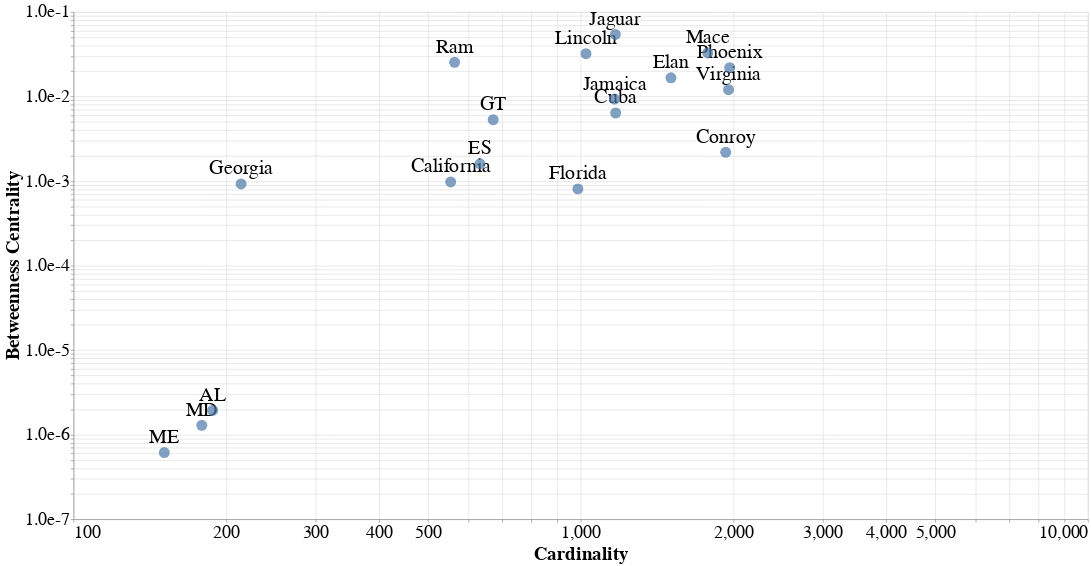

This figure's notebook cell:
### Code cell
points = alt.Chart(homograph_df_filtered, title='').mark_circle(size=300, clip=True).encode(
    x=alt.X('num_second_degree_neighbors:Q', scale=alt.Scale(type='log'), axis=alt.Axis(title='Cardinality', labelFontSize=28, titleFontSize=30)),
    y=alt.Y('betweenness_centrality:Q', scale=alt.Scale(type='log'), axis=alt.Axis(title='Betweenness Centrality', format=".1e", labelFontSize=28, titleFontSize=30, tickCount=8)),
    tooltip=['node', 'betweenness_centrality', 'num_second_degree_neighbors']
)

text = points.mark_text(
    fontSize=32,
    align='center',
    baseline='middle',
    dy=-25
).encode(
    text='node'
)

fig = (text + points).properties(width=1600, height=800)
fig.save('figures/synthetic_dataset/synthetic_bipartite_betweenness_vs_cardinality.svg')
fig

### Figure 1 — Vega-Lite specification as saved in the notebook (floating-point values rounded to 4 significant figures)
{"config": {"view": {"continuousWidth": 400, "continuousHeight": 300}}, "layer": [{"mark": {"type": "text", "align": "center", "baseline": "middle", "dy": -25, "fontSize": 32}, "encoding": {"text": {"type": "nominal", "field": "node"}, "tooltip": [{"type": "nominal", "field": "node"}, {"type": "quantitative", "field": "betweenness_centrality"}, {"type": "quantitative", "field": "num_second_degree_neighbors"}], "x": {"type": "quantitative", "axis": {"labelFontSize": 28, "title": "Cardinality", "titleFontSize": 30}, "field": "num_second_degree_neighbors", "scale": {"type": "log"}}, "y": {"type": "quantitative", "axis": {"format": ".1e", "labelFontSize": 28, "tickCount": 8, "title": "Betweenness Centrality", "titleFontSize": 30}, "field": "betweenness_centrality", "scale": {"type": "log"}}}, "title": ""}, {"mark": {"type": "circle", "clip": true, "size": 300}, "encoding": {"tooltip": [{"type": "nominal", "field": "node"}, {"type": "quantitative", "field": "betweenness_centrality"}, {"type": "quantitative", "field": "num_second_degree_neighbors"}], "x": {"type": "quantitative", "axis": {"labelFontSize": 28, "title": "Cardinality", "titleFontSize": 30}, "field": "num_second_degree_neighbors", "scale": {"type": "log"}}, "y": {"type": "quantitative", "axis": {"format": ".1e", "labelFontSize": 28, "tickCount": 8, "title": "Betweenness Centrality", "titleFontSize": 30}, "field": "betweenness_centrality", "scale": {"type": "log"}}}, "title": ""}], "data": {"name": "data-51d8a5d8831c5a0c02228492b2cb5066"}, "height": 800, "width": 1600, "$schema": "https://vega.github.io/schema/vega-lite/v4.8.1.json", "datasets": {"data-51d8a5d8831c5a0c02228492b2cb5066": [{"node": "Cuba", "node_type": "cell", "betweenness_centrality": 0.006394, "local_clustering_coefficient": 0.1956, "is_homograph": "homograph", "num_second_degree_neighbors": 1172}, {"node": "Lincoln", "node_type": "cell", "betweenness_centrality": 0.03212, "local_clustering_coefficient": 0.4983, "is_homograph": "homograph", "num_second_degree_neighbors": 1024}, {"node": "Virginia", "node_type": "cell", "betweenness_centrality": 0.01207, "local_clustering_coefficient": 0.333, "is_homograph": "homograph", "num_second_degree_neighbors": 1956}, {"node": "Jamaica", "node_type": "cell", "betweenness_centrality": 0.009349, "local_clustering_coefficient": 0.1959, "is_homograph": "homograph", "num_second_degree_neighbors": 1166}, {"node": "Phoenix", "node_type": "cell", "betweenness_centrality": 0.02194, "local_clustering_coefficient": 0.4984, "is_homograph": "homograph", "num_second_degree_neighbors": 1966}, {"node": "GT", "node_type": "cell", "betweenness_centrality": 0.005336, "local_clustering_coefficient": 0.3227, "is_homograph": "homograph", "num_second_degree_neighbors": 672}, {"node": "AL", "node_type": "cell", "betweenness_centrality": 1.938e-06, "local_clustering_coefficient": 0.5409, "is_homograph": "homograph", "num_second_degree_neighbors": 188}, {"node": "Georgia", "node_type": "cell", "betweenness_centrality": 0.0009264, "local_clustering_coefficient": 0.3498, "is_homograph": "homograph", "num_second_degree_neighbors": 214}, {"node": "Florida", "node_type": "cell", "betweenness_centrality": 0.0008095, "local_clustering_coefficient": 0.4965, "is_homograph": "homograph", "num_second_degree_neighbors": 987}, {"node": "California", "node_type": "cell", "betweenness_centrality": 0.0009775, "local_clustering_coefficient": 0.4966, "is_homograph": "homograph", "num_second_degree_neighbors": 554}, {"node": "MD", "node_type": "cell", "betweenness_centrality": 1.29e-06, "local_clustering_coefficient": 0.4362, "is_homograph": "homograph", "num_second_degree_neighbors": 179}, {"node": "ME", "node_type": "cell", "betweenness_centrality": 6.145e-07, "local_clustering_coefficient": 0.3508, "is_homograph": "homograph", "num_second_degree_neighbors": 151}, {"node": "Jaguar", "node_type": "cell", "betweenness_centrality": 0.05434, "local_clustering_coefficient": 0.4321, "is_homograph": "homograph", "num_second_degree_neighbors": 1170}, {"node": "Mace", "node_type": "cell", "betweenness_centrality": 0.0328, "local_clustering_coefficient": 0.4981, "is_homograph": "homograph", "num_second_degree_neighbors": 1780}, {"node": "Elan", "node_type": "cell", "betweenness_centrality": 0.01666, "local_clustering_coefficient": 0.4976, "is_homograph": "homograph", "num_second_degree_neighbors": 1506}, {"node": "Conroy", "node_type": "cell", "betweenness_centrality": 0.002191, "local_clustering_coefficient": 0.5008, "is_homograph": "homograph", "num_second_degree_neighbors": 1931}, {"node": "Ram", "node_type": "cell", "betweenness_centrality": 0.02539, "local_clustering_coefficient": 0.4961, "is_homograph": "homograph", "num_second_degree_neighbors": 564}, {"node": "ES", "node_type": "cell", "betweenness_centrality": 0.001603, "local_clustering_coefficient": 0.4572, "is_homograph": "homograph", "num_second_degree_neighbors": 633}]}}
